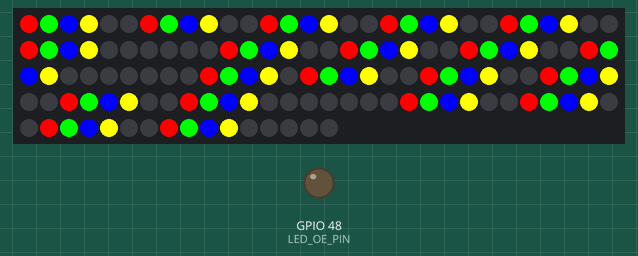
This sketch was run on a simulated ESP32. Shown: 136 RGB LEDs in strip order, left to right, continuing on the next row, output pins drawn as LEDs (lit = HIGH). What the sketch prints to the serial monitor is not drawn.

Above: at 1.2 s.

The sketch:

test_led_continuous_glow.ino
```cpp
/*
 * Last Drop - LED Continuous Glow Test
 *
 * This test program continuously glows all tile LEDs to verify wiring and LED functionality.
 * - Tile 1: LEDs 0-3 (Red, Green, Blue, Yellow)
 * - Tile 2: LEDs 6-9
 * - ...
 * - Tile 20: LEDs 127-130
 *
 * All tile LEDs will glow continuously at full brightness.
 *
 * Hardware:
 * - ESP32 Dev Board
 * - WS2812B LED Strip (136 LEDs total)
 * - GPIO16 → AHCT125 buffer → LED strip data
 * - GPIO48 → AHCT125 OE (active LOW, enables output)
 */

#include <Adafruit_NeoPixel.h>

// ==================== HARDWARE CONFIGURATION ====================
#define LED_PIN 16         // GPIO16 → AHCT125 data input
#define LED_OE_PIN 48      // GPIO48 → AHCT125 OE (active LOW to enable)
#define NUM_LEDS 136       // Total LEDs in perimeter strip
#define NUM_TILES 20       // Number of game tiles
#define BRIGHTNESS 255     // LED brightness (0-255) - FULL BRIGHTNESS

// LED mapping from main program: Each tile has 4 LEDs (Red, Green, Blue, Yellow)
// LED positions shifted -1 due to removed LED 0
const int TILE_LED_START[NUM_TILES] = {
  0,   // Tile 1:  LEDs 0-3   (R=0, G=1, B=2, Y=3)
  6,   // Tile 2:  LEDs 6-9
  12,  // Tile 3:  LEDs 12-15
  18,  // Tile 4:  LEDs 18-21
  24,  // Tile 5:  LEDs 24-27
  30,  // Tile 6:  LEDs 30-33
  40,  // Tile 7:  LEDs 40-43
  46,  // Tile 8:  LEDs 46-49
  52,  // Tile 9:  LEDs 52-55
  58,  // Tile 10: LEDs 58-61
  69,  // Tile 11: LEDs 69-72
  74,  // Tile 12: LEDs 74-77
  80,  // Tile 13: LEDs 80-83
  86,  // Tile 14: LEDs 86-89
  92,  // Tile 15: LEDs 92-95
  98,  // Tile 16: LEDs 98-101
  109, // Tile 17: LEDs 109-112
  115, // Tile 18: LEDs 115-118
  121, // Tile 19: LEDs 121-124
  127  // Tile 20: LEDs 127-130
};

// Define player colors
const uint32_t COLOR_RED = Adafruit_NeoPixel::Color(255, 0, 0);
const uint32_t COLOR_GREEN = Adafruit_NeoPixel::Color(0, 255, 0);
const uint32_t COLOR_BLUE = Adafruit_NeoPixel::Color(0, 0, 255);
const uint32_t COLOR_YELLOW = Adafruit_NeoPixel::Color(255, 255, 0);

// Create NeoPixel strip object
Adafruit_NeoPixel strip(NUM_LEDS, LED_PIN, NEO_GRB + NEO_KHZ800);

void setup() {
  Serial.begin(115200);
  delay(1000);

  Serial.println("===========================================");
  Serial.println("Last Drop - LED Continuous Glow Test");
  Serial.println("===========================================");

  // Initialize LED output enable pin (active LOW)
  pinMode(LED_OE_PIN, OUTPUT);
  digitalWrite(LED_OE_PIN, LOW);  // Enable AHCT125 output
  Serial.println("✓ AHCT125 output enabled (GPIO48 = LOW)");

  // Initialize NeoPixel strip
  strip.begin();
  strip.setBrightness(BRIGHTNESS);
  strip.clear();
  strip.show();
  Serial.println("✓ NeoPixel strip initialized");
  Serial.print("✓ Total LEDs: ");
  Serial.println(NUM_LEDS);
  Serial.print("✓ Brightness: ");
  Serial.print(BRIGHTNESS);
  Serial.println("/255");

  // Light up all tile LEDs continuously
  Serial.println("\n===========================================");
  Serial.println("Lighting all tile LEDs...");
  Serial.println("===========================================");

  for (int tile = 0; tile < NUM_TILES; tile++) {
    int startLED = TILE_LED_START[tile];

    // Each tile has 4 LEDs: Red, Green, Blue, Yellow
    strip.setPixelColor(startLED + 0, COLOR_RED);     // Player 0: Red
    strip.setPixelColor(startLED + 1, COLOR_GREEN);   // Player 1: Green
    strip.setPixelColor(startLED + 2, COLOR_BLUE);    // Player 2: Blue
    strip.setPixelColor(startLED + 3, COLOR_YELLOW);  // Player 3: Yellow

    Serial.print("Tile ");
    Serial.print(tile + 1);
    Serial.print(": LEDs ");
    Serial.print(startLED);
    Serial.print("-");
    Serial.print(startLED + 3);
    Serial.print(" (R=");
    Serial.print(startLED);
    Serial.print(", G=");
    Serial.print(startLED + 1);
    Serial.print(", B=");
    Serial.print(startLED + 2);
    Serial.print(", Y=");
    Serial.print(startLED + 3);
    Serial.println(")");
  }

  // Update LED strip to show all colors
  strip.show();

  Serial.println("\n===========================================");
  Serial.println("✓ All tile LEDs are now glowing!");
  Serial.println("===========================================");
  Serial.println("\nTest Status:");
  Serial.println("- All 20 tiles should show 4 colored LEDs each");
  Serial.println("- Red, Green, Blue, Yellow pattern per tile");
  Serial.println("- LEDs will glow continuously");
  Serial.println("\nVerify each tile's LEDs are working correctly.");
  Serial.println("===========================================");
}

void loop() {
  // Do nothing - LEDs stay on continuously
  delay(1000);

  // Optional: Print a heartbeat message every 10 seconds
  static unsigned long lastHeartbeat = 0;
  if (millis() - lastHeartbeat > 10000) {
    Serial.println("⚡ LEDs still glowing...");
    lastHeartbeat = millis();
  }
}
```
